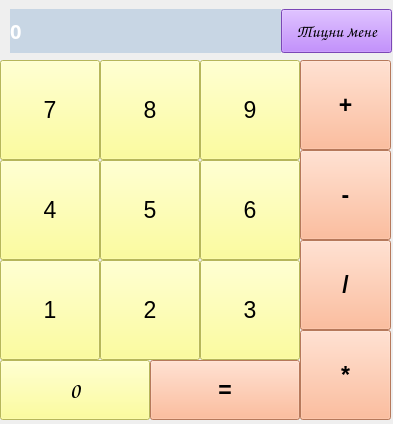
<?xml version="1.0" encoding="UTF-8"?>
<ui version="4.0">
 <class>MainWindow</class>
 <widget class="QMainWindow" name="MainWindow">
  <property name="geometry">
   <rect>
    <x>0</x>
    <y>0</y>
    <width>393</width>
    <height>424</height>
   </rect>
  </property>
  <property name="sizePolicy">
   <sizepolicy hsizetype="Preferred" vsizetype="Preferred">
    <horstretch>0</horstretch>
    <verstretch>0</verstretch>
   </sizepolicy>
  </property>
  <property name="windowTitle">
   <string>Калькулятор</string>
  </property>
  <widget class="QWidget" name="centralwidget">
   <widget class="QLabel" name="result">
    <property name="geometry">
     <rect>
      <x>10</x>
      <y>9</y>
      <width>271</width>
      <height>44</height>
     </rect>
    </property>
    <property name="font">
     <font>
      <family>Rockwell Extra Bold</family>
      <pointsize>15</pointsize>
      <weight>75</weight>
      <bold>true</bold>
     </font>
    </property>
    <property name="styleSheet">
     <string notr="true">background-color: rgb(200, 214, 228);
color: rgb(255, 255, 255);</string>
    </property>
    <property name="text">
     <string>0</string>
    </property>
    <property name="margin">
     <number>10</number>
    </property>
   </widget>
   <widget class="QPushButton" name="btn_0">
    <property name="enabled">
     <bool>true</bool>
    </property>
    <property name="geometry">
     <rect>
      <x>0</x>
      <y>360</y>
      <width>150</width>
      <height>60</height>
     </rect>
    </property>
    <property name="sizePolicy">
     <sizepolicy hsizetype="Ignored" vsizetype="Ignored">
      <horstretch>0</horstretch>
      <verstretch>0</verstretch>
     </sizepolicy>
    </property>
    <property name="font">
     <font>
      <family>Comic Sans MS</family>
      <pointsize>17</pointsize>
      <weight>75</weight>
      <bold>true</bold>
     </font>
    </property>
    <property name="styleSheet">
     <string notr="true">background-color: rgb(255, 255, 127);</string>
    </property>
    <property name="text">
     <string>0</string>
    </property>
   </widget>
   <widget class="QPushButton" name="btn_7">
    <property name="geometry">
     <rect>
      <x>0</x>
      <y>60</y>
      <width>100</width>
      <height>100</height>
     </rect>
    </property>
    <property name="font">
     <font>
      <pointsize>17</pointsize>
     </font>
    </property>
    <property name="styleSheet">
     <string notr="true">background-color: rgb(255, 255, 127);</string>
    </property>
    <property name="text">
     <string>7</string>
    </property>
   </widget>
   <widget class="QPushButton" name="btn_8">
    <property name="geometry">
     <rect>
      <x>100</x>
      <y>60</y>
      <width>100</width>
      <height>100</height>
     </rect>
    </property>
    <property name="font">
     <font>
      <pointsize>17</pointsize>
     </font>
    </property>
    <property name="styleSheet">
     <string notr="true">background-color: rgb(255, 255, 127);</string>
    </property>
    <property name="text">
     <string>8</string>
    </property>
   </widget>
   <widget class="QPushButton" name="btn_9">
    <property name="geometry">
     <rect>
      <x>200</x>
      <y>60</y>
      <width>100</width>
      <height>100</height>
     </rect>
    </property>
    <property name="font">
     <font>
      <pointsize>17</pointsize>
     </font>
    </property>
    <property name="styleSheet">
     <string notr="true">background-color: rgb(255, 255, 127);</string>
    </property>
    <property name="text">
     <string>9</string>
    </property>
   </widget>
   <widget class="QPushButton" name="btn_4">
    <property name="geometry">
     <rect>
      <x>0</x>
      <y>160</y>
      <width>100</width>
      <height>100</height>
     </rect>
    </property>
    <property name="font">
     <font>
      <pointsize>17</pointsize>
     </font>
    </property>
    <property name="styleSheet">
     <string notr="true">background-color: rgb(255, 255, 127);</string>
    </property>
    <property name="text">
     <string>4</string>
    </property>
   </widget>
   <widget class="QPushButton" name="btn_5">
    <property name="geometry">
     <rect>
      <x>100</x>
      <y>160</y>
      <width>100</width>
      <height>100</height>
     </rect>
    </property>
    <property name="font">
     <font>
      <pointsize>17</pointsize>
     </font>
    </property>
    <property name="styleSheet">
     <string notr="true">background-color: rgb(255, 255, 127);</string>
    </property>
    <property name="text">
     <string>5</string>
    </property>
   </widget>
   <widget class="QPushButton" name="btn_6">
    <property name="geometry">
     <rect>
      <x>200</x>
      <y>160</y>
      <width>100</width>
      <height>100</height>
     </rect>
    </property>
    <property name="font">
     <font>
      <pointsize>17</pointsize>
     </font>
    </property>
    <property name="styleSheet">
     <string notr="true">background-color: rgb(255, 255, 127);</string>
    </property>
    <property name="text">
     <string>6</string>
    </property>
   </widget>
   <widget class="QPushButton" name="btn_1">
    <property name="geometry">
     <rect>
      <x>0</x>
      <y>260</y>
      <width>100</width>
      <height>100</height>
     </rect>
    </property>
    <property name="font">
     <font>
      <pointsize>17</pointsize>
     </font>
    </property>
    <property name="styleSheet">
     <string notr="true">background-color: rgb(255, 255, 127);</string>
    </property>
    <property name="text">
     <string>1</string>
    </property>
   </widget>
   <widget class="QPushButton" name="btn_2">
    <property name="geometry">
     <rect>
      <x>100</x>
      <y>260</y>
      <width>100</width>
      <height>100</height>
     </rect>
    </property>
    <property name="font">
     <font>
      <pointsize>17</pointsize>
     </font>
    </property>
    <property name="styleSheet">
     <string notr="true">background-color: rgb(255, 255, 127);</string>
    </property>
    <property name="text">
     <string>2</string>
    </property>
   </widget>
   <widget class="QPushButton" name="btn_3">
    <property name="geometry">
     <rect>
      <x>200</x>
      <y>260</y>
      <width>100</width>
      <height>100</height>
     </rect>
    </property>
    <property name="font">
     <font>
      <pointsize>17</pointsize>
     </font>
    </property>
    <property name="styleSheet">
     <string notr="true">background-color: rgb(255, 255, 127);</string>
    </property>
    <property name="text">
     <string>3</string>
    </property>
   </widget>
   <widget class="QPushButton" name="btn_plus">
    <property name="geometry">
     <rect>
      <x>300</x>
      <y>60</y>
      <width>91</width>
      <height>90</height>
     </rect>
    </property>
    <property name="minimumSize">
     <size>
      <width>91</width>
      <height>90</height>
     </size>
    </property>
    <property name="font">
     <font>
      <pointsize>17</pointsize>
      <weight>75</weight>
      <bold>true</bold>
     </font>
    </property>
    <property name="styleSheet">
     <string notr="true">background-color: rgb(255, 170, 127);</string>
    </property>
    <property name="text">
     <string>+</string>
    </property>
   </widget>
   <widget class="QPushButton" name="btn_minus">
    <property name="geometry">
     <rect>
      <x>300</x>
      <y>150</y>
      <width>91</width>
      <height>90</height>
     </rect>
    </property>
    <property name="minimumSize">
     <size>
      <width>91</width>
      <height>90</height>
     </size>
    </property>
    <property name="font">
     <font>
      <pointsize>17</pointsize>
      <weight>75</weight>
      <bold>true</bold>
     </font>
    </property>
    <property name="styleSheet">
     <string notr="true">background-color: rgb(255, 170, 127);</string>
    </property>
    <property name="text">
     <string>-</string>
    </property>
   </widget>
   <widget class="QPushButton" name="btn_div">
    <property name="geometry">
     <rect>
      <x>300</x>
      <y>240</y>
      <width>91</width>
      <height>90</height>
     </rect>
    </property>
    <property name="minimumSize">
     <size>
      <width>91</width>
      <height>90</height>
     </size>
    </property>
    <property name="font">
     <font>
      <pointsize>17</pointsize>
      <weight>75</weight>
      <bold>true</bold>
     </font>
    </property>
    <property name="styleSheet">
     <string notr="true">background-color: rgb(255, 170, 127);</string>
    </property>
    <property name="text">
     <string>/</string>
    </property>
   </widget>
   <widget class="QPushButton" name="btn_mult">
    <property name="geometry">
     <rect>
      <x>300</x>
      <y>330</y>
      <width>91</width>
      <height>90</height>
     </rect>
    </property>
    <property name="minimumSize">
     <size>
      <width>91</width>
      <height>90</height>
     </size>
    </property>
    <property name="font">
     <font>
      <pointsize>17</pointsize>
      <weight>75</weight>
      <bold>true</bold>
     </font>
    </property>
    <property name="styleSheet">
     <string notr="true">background-color: rgb(255, 170, 127);</string>
    </property>
    <property name="text">
     <string>*</string>
    </property>
   </widget>
   <widget class="QPushButton" name="btn_equal">
    <property name="geometry">
     <rect>
      <x>150</x>
      <y>360</y>
      <width>150</width>
      <height>60</height>
     </rect>
    </property>
    <property name="minimumSize">
     <size>
      <width>150</width>
      <height>60</height>
     </size>
    </property>
    <property name="font">
     <font>
      <pointsize>17</pointsize>
      <weight>75</weight>
      <bold>true</bold>
     </font>
    </property>
    <property name="styleSheet">
     <string notr="true">background-color: rgb(255, 170, 127);</string>
    </property>
    <property name="text">
     <string>=</string>
    </property>
   </widget>
   <widget class="QPushButton" name="touch_btn">
    <property name="geometry">
     <rect>
      <x>281</x>
      <y>9</y>
      <width>111</width>
      <height>44</height>
     </rect>
    </property>
    <property name="font">
     <font>
      <family>Comic Sans MS</family>
      <pointsize>13</pointsize>
     </font>
    </property>
    <property name="autoFillBackground">
     <bool>false</bool>
    </property>
    <property name="styleSheet">
     <string notr="true">background-color: rgb(172, 99, 255);</string>
    </property>
    <property name="text">
     <string>Тицни мене</string>
    </property>
    <property name="checkable">
     <bool>false</bool>
    </property>
   </widget>
  </widget>
 </widget>
 <resources/>
 <connections/>
</ui>
